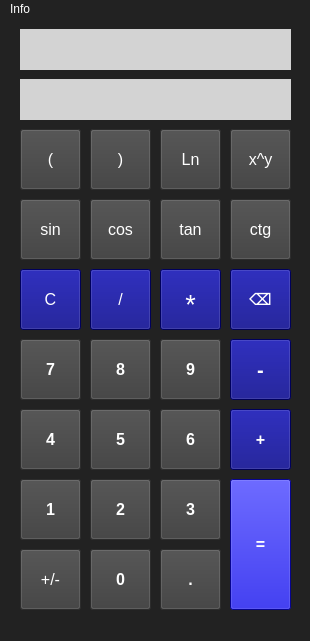
<?xml version="1.0" encoding="UTF-8"?>
<ui version="4.0">
 <class>MainWindow</class>
 <widget class="QMainWindow" name="MainWindow">
  <property name="geometry">
   <rect>
    <x>0</x>
    <y>0</y>
    <width>310</width>
    <height>641</height>
   </rect>
  </property>
  <property name="minimumSize">
   <size>
    <width>310</width>
    <height>641</height>
   </size>
  </property>
  <property name="maximumSize">
   <size>
    <width>310</width>
    <height>641</height>
   </size>
  </property>
  <property name="windowTitle">
   <string>Калькулятор</string>
  </property>
  <property name="styleSheet">
   <string notr="true">background-color: rgb(34, 34, 34);
</string>
  </property>
  <widget class="QWidget" name="centralwidget">
   <widget class="QPushButton" name="b_6">
    <property name="geometry">
     <rect>
      <x>160</x>
      <y>390</y>
      <width>61</width>
      <height>61</height>
     </rect>
    </property>
    <property name="minimumSize">
     <size>
      <width>61</width>
      <height>61</height>
     </size>
    </property>
    <property name="maximumSize">
     <size>
      <width>61</width>
      <height>61</height>
     </size>
    </property>
    <property name="styleSheet">
     <string notr="true">QPushButton {
    font-size: 12pt;
    color: rgb(255, 255, 255); /* Цвет текста */
    background-color:rgb(61, 61, 61);
	font-weight: bold;
}

</string>
    </property>
    <property name="text">
     <string>6</string>
    </property>
   </widget>
   <widget class="QPushButton" name="b_tan">
    <property name="geometry">
     <rect>
      <x>160</x>
      <y>180</y>
      <width>61</width>
      <height>61</height>
     </rect>
    </property>
    <property name="minimumSize">
     <size>
      <width>61</width>
      <height>61</height>
     </size>
    </property>
    <property name="maximumSize">
     <size>
      <width>61</width>
      <height>61</height>
     </size>
    </property>
    <property name="styleSheet">
     <string notr="true">QPushButton {
    font-size: 12pt;
    color: rgb(255, 255, 255); /* Цвет текста */
    background-color: rgb(61, 61, 61); /* Цвет фона */
}</string>
    </property>
    <property name="text">
     <string>tan</string>
    </property>
   </widget>
   <widget class="QPushButton" name="b_4">
    <property name="geometry">
     <rect>
      <x>20</x>
      <y>390</y>
      <width>61</width>
      <height>61</height>
     </rect>
    </property>
    <property name="minimumSize">
     <size>
      <width>61</width>
      <height>61</height>
     </size>
    </property>
    <property name="maximumSize">
     <size>
      <width>61</width>
      <height>61</height>
     </size>
    </property>
    <property name="styleSheet">
     <string notr="true">QPushButton {
    font-size: 12pt;
    color: rgb(255, 255, 255); /* Цвет текста */
    background-color:rgb(61, 61, 61);
	font-weight: bold;
}

</string>
    </property>
    <property name="text">
     <string>4</string>
    </property>
   </widget>
   <widget class="QPushButton" name="b_plus">
    <property name="geometry">
     <rect>
      <x>230</x>
      <y>390</y>
      <width>61</width>
      <height>61</height>
     </rect>
    </property>
    <property name="minimumSize">
     <size>
      <width>61</width>
      <height>61</height>
     </size>
    </property>
    <property name="maximumSize">
     <size>
      <width>61</width>
      <height>61</height>
     </size>
    </property>
    <property name="styleSheet">
     <string notr="true">QPushButton {
    font-size: 12pt;
    color: rgb(255, 255, 255); /* Цвет текста */
    background-color:rgb(0, 0, 127);
    font-size: 12pt;
    font-weight: bold;
}
</string>
    </property>
    <property name="text">
     <string>+</string>
    </property>
   </widget>
   <widget class="QPushButton" name="b_sin">
    <property name="geometry">
     <rect>
      <x>20</x>
      <y>180</y>
      <width>61</width>
      <height>61</height>
     </rect>
    </property>
    <property name="minimumSize">
     <size>
      <width>61</width>
      <height>61</height>
     </size>
    </property>
    <property name="maximumSize">
     <size>
      <width>61</width>
      <height>61</height>
     </size>
    </property>
    <property name="styleSheet">
     <string notr="true">QPushButton {
    font-size: 12pt;
    color: rgb(255, 255, 255); /* Цвет текста */
    background-color: rgb(61, 61, 61); /* Цвет фона */
}</string>
    </property>
    <property name="text">
     <string>sin</string>
    </property>
   </widget>
   <widget class="QPushButton" name="b_2">
    <property name="geometry">
     <rect>
      <x>90</x>
      <y>460</y>
      <width>61</width>
      <height>61</height>
     </rect>
    </property>
    <property name="minimumSize">
     <size>
      <width>61</width>
      <height>61</height>
     </size>
    </property>
    <property name="maximumSize">
     <size>
      <width>61</width>
      <height>61</height>
     </size>
    </property>
    <property name="styleSheet">
     <string notr="true">QPushButton {
    font-size: 12pt;
    color: rgb(255, 255, 255); /* Цвет текста */
    background-color:rgb(61, 61, 61);
	font-weight: bold;
}

</string>
    </property>
    <property name="text">
     <string>2</string>
    </property>
   </widget>
   <widget class="QPushButton" name="b_back">
    <property name="geometry">
     <rect>
      <x>230</x>
      <y>250</y>
      <width>61</width>
      <height>61</height>
     </rect>
    </property>
    <property name="minimumSize">
     <size>
      <width>61</width>
      <height>61</height>
     </size>
    </property>
    <property name="maximumSize">
     <size>
      <width>61</width>
      <height>61</height>
     </size>
    </property>
    <property name="styleSheet">
     <string notr="true">
QPushButton {
    font-size: 12pt;
    color: rgb(255, 255, 255); /* Цвет текста */
    background-color:rgb(0, 0, 127);
	font-weight: bold;
}

</string>
    </property>
    <property name="text">
     <string>⌫</string>
    </property>
   </widget>
   <widget class="QLabel" name="input">
    <property name="geometry">
     <rect>
      <x>20</x>
      <y>10</y>
      <width>271</width>
      <height>41</height>
     </rect>
    </property>
    <property name="minimumSize">
     <size>
      <width>271</width>
      <height>41</height>
     </size>
    </property>
    <property name="maximumSize">
     <size>
      <width>271</width>
      <height>41</height>
     </size>
    </property>
    <property name="styleSheet">
     <string notr="true">QLabel {
    font-size: 12pt; /* размер шрифта */
    color: rgb(21, 21, 21); /* Цвет текста */
    background-color:rgb(211, 211, 211);

}</string>
    </property>
    <property name="text">
     <string/>
    </property>
   </widget>
   <widget class="QPushButton" name="b_clear">
    <property name="geometry">
     <rect>
      <x>20</x>
      <y>250</y>
      <width>61</width>
      <height>61</height>
     </rect>
    </property>
    <property name="minimumSize">
     <size>
      <width>61</width>
      <height>61</height>
     </size>
    </property>
    <property name="maximumSize">
     <size>
      <width>61</width>
      <height>61</height>
     </size>
    </property>
    <property name="styleSheet">
     <string notr="true">QPushButton {
    font-size: 12pt;
    color: rgb(255, 255, 255); /* Цвет текста */
  background-color:rgb(0, 0, 127);
}
</string>
    </property>
    <property name="text">
     <string>C</string>
    </property>
   </widget>
   <widget class="QPushButton" name="b_division">
    <property name="geometry">
     <rect>
      <x>90</x>
      <y>250</y>
      <width>61</width>
      <height>61</height>
     </rect>
    </property>
    <property name="minimumSize">
     <size>
      <width>61</width>
      <height>61</height>
     </size>
    </property>
    <property name="maximumSize">
     <size>
      <width>61</width>
      <height>61</height>
     </size>
    </property>
    <property name="styleSheet">
     <string notr="true">
QPushButton {
    font-size: 12pt;
    color: rgb(255, 255, 255); /* Цвет текста */
  background-color:rgb(0, 0, 127);
}
</string>
    </property>
    <property name="text">
     <string>/</string>
    </property>
   </widget>
   <widget class="QPushButton" name="b_ln">
    <property name="geometry">
     <rect>
      <x>160</x>
      <y>110</y>
      <width>61</width>
      <height>61</height>
     </rect>
    </property>
    <property name="minimumSize">
     <size>
      <width>61</width>
      <height>61</height>
     </size>
    </property>
    <property name="maximumSize">
     <size>
      <width>61</width>
      <height>61</height>
     </size>
    </property>
    <property name="styleSheet">
     <string notr="true">QPushButton {
    font-size: 12pt;
    color: rgb(255, 255, 255); /* Цвет текста */
    background-color: rgb(61, 61, 61); /* Цвет фона */
}

</string>
    </property>
    <property name="text">
     <string>Ln</string>
    </property>
   </widget>
   <widget class="QPushButton" name="b_ctg">
    <property name="geometry">
     <rect>
      <x>230</x>
      <y>180</y>
      <width>61</width>
      <height>61</height>
     </rect>
    </property>
    <property name="minimumSize">
     <size>
      <width>61</width>
      <height>61</height>
     </size>
    </property>
    <property name="maximumSize">
     <size>
      <width>61</width>
      <height>61</height>
     </size>
    </property>
    <property name="styleSheet">
     <string notr="true">QPushButton {
    font-size: 12pt;
    color: rgb(255, 255, 255); /* Цвет текста */
    background-color: rgb(61, 61, 61); /* Цвет фона */
}</string>
    </property>
    <property name="text">
     <string>ctg</string>
    </property>
   </widget>
   <widget class="QPushButton" name="b_8">
    <property name="geometry">
     <rect>
      <x>90</x>
      <y>320</y>
      <width>61</width>
      <height>61</height>
     </rect>
    </property>
    <property name="minimumSize">
     <size>
      <width>61</width>
      <height>61</height>
     </size>
    </property>
    <property name="maximumSize">
     <size>
      <width>61</width>
      <height>61</height>
     </size>
    </property>
    <property name="styleSheet">
     <string notr="true">QPushButton {
    font-size: 12pt;
    color: rgb(255, 255, 255); /* Цвет текста */
    background-color:rgb(61, 61, 61);
	font-weight: bold;
}

</string>
    </property>
    <property name="text">
     <string>8</string>
    </property>
   </widget>
   <widget class="QPushButton" name="b_power">
    <property name="geometry">
     <rect>
      <x>230</x>
      <y>110</y>
      <width>61</width>
      <height>61</height>
     </rect>
    </property>
    <property name="minimumSize">
     <size>
      <width>61</width>
      <height>61</height>
     </size>
    </property>
    <property name="maximumSize">
     <size>
      <width>61</width>
      <height>61</height>
     </size>
    </property>
    <property name="styleSheet">
     <string notr="true">QPushButton {
    font-size: 12pt;
    color: rgb(255, 255, 255); /* Цвет текста */
    background-color: rgb(61, 61, 61); /* Цвет фона */
}</string>
    </property>
    <property name="text">
     <string>x^y</string>
    </property>
   </widget>
   <widget class="QPushButton" name="b_1">
    <property name="geometry">
     <rect>
      <x>20</x>
      <y>460</y>
      <width>61</width>
      <height>61</height>
     </rect>
    </property>
    <property name="minimumSize">
     <size>
      <width>61</width>
      <height>61</height>
     </size>
    </property>
    <property name="maximumSize">
     <size>
      <width>61</width>
      <height>61</height>
     </size>
    </property>
    <property name="styleSheet">
     <string notr="true">QPushButton {
    font-size: 12pt;
    color: rgb(255, 255, 255); /* Цвет текста */
    background-color:rgb(61, 61, 61);
	font-weight: bold;
}

</string>
    </property>
    <property name="text">
     <string>1</string>
    </property>
   </widget>
   <widget class="QPushButton" name="b_9">
    <property name="geometry">
     <rect>
      <x>160</x>
      <y>320</y>
      <width>61</width>
      <height>61</height>
     </rect>
    </property>
    <property name="minimumSize">
     <size>
      <width>61</width>
      <height>61</height>
     </size>
    </property>
    <property name="maximumSize">
     <size>
      <width>61</width>
      <height>61</height>
     </size>
    </property>
    <property name="styleSheet">
     <string notr="true">QPushButton {
    font-size: 12pt;
    color: rgb(255, 255, 255); /* Цвет текста */
    background-color:rgb(61, 61, 61);
	font-weight: bold;
}

</string>
    </property>
    <property name="text">
     <string>9</string>
    </property>
   </widget>
   <widget class="QPushButton" name="b_point">
    <property name="geometry">
     <rect>
      <x>160</x>
      <y>530</y>
      <width>61</width>
      <height>61</height>
     </rect>
    </property>
    <property name="minimumSize">
     <size>
      <width>61</width>
      <height>61</height>
     </size>
    </property>
    <property name="maximumSize">
     <size>
      <width>61</width>
      <height>61</height>
     </size>
    </property>
    <property name="styleSheet">
     <string notr="true">QPushButton {
    font-size: 12pt;
    background-color:rgb(61, 61, 61);
	font-weight: bold;
  color: rgb(255, 255, 255); /* Цвет текста */
}
</string>
    </property>
    <property name="text">
     <string>.</string>
    </property>
   </widget>
   <widget class="QPushButton" name="b_left">
    <property name="geometry">
     <rect>
      <x>20</x>
      <y>110</y>
      <width>61</width>
      <height>61</height>
     </rect>
    </property>
    <property name="minimumSize">
     <size>
      <width>61</width>
      <height>61</height>
     </size>
    </property>
    <property name="maximumSize">
     <size>
      <width>61</width>
      <height>61</height>
     </size>
    </property>
    <property name="mouseTracking">
     <bool>false</bool>
    </property>
    <property name="styleSheet">
     <string notr="true">QPushButton {
    font-size: 12pt;
    color: rgb(255, 255, 255); /* Цвет текста */
    background-color: rgb(61, 61, 61); /* Цвет фона */
}</string>
    </property>
    <property name="text">
     <string>(</string>
    </property>
   </widget>
   <widget class="QPushButton" name="b_multiple">
    <property name="geometry">
     <rect>
      <x>160</x>
      <y>250</y>
      <width>61</width>
      <height>61</height>
     </rect>
    </property>
    <property name="minimumSize">
     <size>
      <width>61</width>
      <height>61</height>
     </size>
    </property>
    <property name="maximumSize">
     <size>
      <width>61</width>
      <height>61</height>
     </size>
    </property>
    <property name="styleSheet">
     <string notr="true">
QPushButton {
    font-size: 20pt;
    color: rgb(255, 255, 255); /* Цвет текста */
 	background-color:rgb(0, 0, 127);
	padding-top: 10px;
}
</string>
    </property>
    <property name="text">
     <string>*</string>
    </property>
   </widget>
   <widget class="QPushButton" name="b_minus">
    <property name="geometry">
     <rect>
      <x>230</x>
      <y>320</y>
      <width>61</width>
      <height>61</height>
     </rect>
    </property>
    <property name="minimumSize">
     <size>
      <width>61</width>
      <height>61</height>
     </size>
    </property>
    <property name="maximumSize">
     <size>
      <width>61</width>
      <height>61</height>
     </size>
    </property>
    <property name="styleSheet">
     <string notr="true">QPushButton {
    font-size: 15pt;
    color: rgb(255, 255, 255); /* Цвет текста */
    background-color:rgb(0, 0, 127);
    font-weight: bold;
}
</string>
    </property>
    <property name="text">
     <string>-</string>
    </property>
   </widget>
   <widget class="QPushButton" name="b_5">
    <property name="geometry">
     <rect>
      <x>90</x>
      <y>390</y>
      <width>61</width>
      <height>61</height>
     </rect>
    </property>
    <property name="minimumSize">
     <size>
      <width>61</width>
      <height>61</height>
     </size>
    </property>
    <property name="maximumSize">
     <size>
      <width>61</width>
      <height>61</height>
     </size>
    </property>
    <property name="styleSheet">
     <string notr="true">QPushButton {
    font-size: 12pt;
    color: rgb(255, 255, 255); /* Цвет текста */
    background-color:rgb(61, 61, 61);
	font-weight: bold;
}

</string>
    </property>
    <property name="text">
     <string>5</string>
    </property>
   </widget>
   <widget class="QPushButton" name="b_0">
    <property name="geometry">
     <rect>
      <x>90</x>
      <y>530</y>
      <width>61</width>
      <height>61</height>
     </rect>
    </property>
    <property name="minimumSize">
     <size>
      <width>61</width>
      <height>61</height>
     </size>
    </property>
    <property name="maximumSize">
     <size>
      <width>61</width>
      <height>61</height>
     </size>
    </property>
    <property name="styleSheet">
     <string notr="true">QPushButton {
    font-size: 12pt;
    color: rgb(255, 255, 255); /* Цвет текста */
    background-color:rgb(61, 61, 61);
	font-weight: bold;
}

</string>
    </property>
    <property name="text">
     <string>0</string>
    </property>
   </widget>
   <widget class="QPushButton" name="b_uminus">
    <property name="geometry">
     <rect>
      <x>20</x>
      <y>530</y>
      <width>61</width>
      <height>61</height>
     </rect>
    </property>
    <property name="minimumSize">
     <size>
      <width>61</width>
      <height>61</height>
     </size>
    </property>
    <property name="maximumSize">
     <size>
      <width>61</width>
      <height>61</height>
     </size>
    </property>
    <property name="styleSheet">
     <string notr="true">QPushButton {
    font-size: 12pt;
    background-color:rgb(61, 61, 61);
  color: rgb(255, 255, 255); /* Цвет текста */

}


</string>
    </property>
    <property name="text">
     <string>+/-</string>
    </property>
   </widget>
   <widget class="QPushButton" name="b_cos">
    <property name="geometry">
     <rect>
      <x>90</x>
      <y>180</y>
      <width>61</width>
      <height>61</height>
     </rect>
    </property>
    <property name="minimumSize">
     <size>
      <width>61</width>
      <height>61</height>
     </size>
    </property>
    <property name="maximumSize">
     <size>
      <width>61</width>
      <height>61</height>
     </size>
    </property>
    <property name="styleSheet">
     <string notr="true">QPushButton {
    font-size: 12pt;
    color: rgb(255, 255, 255); /* Цвет текста */
    background-color: rgb(61, 61, 61); /* Цвет фона */
}</string>
    </property>
    <property name="text">
     <string>cos</string>
    </property>
   </widget>
   <widget class="QPushButton" name="b_7">
    <property name="geometry">
     <rect>
      <x>20</x>
      <y>320</y>
      <width>61</width>
      <height>61</height>
     </rect>
    </property>
    <property name="minimumSize">
     <size>
      <width>61</width>
      <height>61</height>
     </size>
    </property>
    <property name="maximumSize">
     <size>
      <width>61</width>
      <height>61</height>
     </size>
    </property>
    <property name="styleSheet">
     <string notr="true">QPushButton {
    font-size: 12pt;
    color: rgb(255, 255, 255); /* Цвет текста */
    background-color:rgb(61, 61, 61);
	font-weight: bold;
}

</string>
    </property>
    <property name="text">
     <string>7</string>
    </property>
   </widget>
   <widget class="QLabel" name="output">
    <property name="geometry">
     <rect>
      <x>20</x>
      <y>60</y>
      <width>271</width>
      <height>41</height>
     </rect>
    </property>
    <property name="minimumSize">
     <size>
      <width>271</width>
      <height>41</height>
     </size>
    </property>
    <property name="maximumSize">
     <size>
      <width>271</width>
      <height>41</height>
     </size>
    </property>
    <property name="styleSheet">
     <string notr="true">QLabel {
    font-size: 12pt; /* размер шрифта */
    color: rgb(21, 21, 21); /* Цвет текста */
    background-color:rgb(211, 211, 211);

}</string>
    </property>
    <property name="text">
     <string/>
    </property>
   </widget>
   <widget class="QPushButton" name="b_3">
    <property name="geometry">
     <rect>
      <x>160</x>
      <y>460</y>
      <width>61</width>
      <height>61</height>
     </rect>
    </property>
    <property name="minimumSize">
     <size>
      <width>61</width>
      <height>61</height>
     </size>
    </property>
    <property name="maximumSize">
     <size>
      <width>61</width>
      <height>61</height>
     </size>
    </property>
    <property name="styleSheet">
     <string notr="true">QPushButton {
    font-size: 12pt;
    color: rgb(255, 255, 255); /* Цвет текста */
    background-color:rgb(61, 61, 61);
	font-weight: bold;
}


</string>
    </property>
    <property name="text">
     <string>3</string>
    </property>
   </widget>
   <widget class="QPushButton" name="b_right">
    <property name="geometry">
     <rect>
      <x>90</x>
      <y>110</y>
      <width>61</width>
      <height>61</height>
     </rect>
    </property>
    <property name="minimumSize">
     <size>
      <width>61</width>
      <height>61</height>
     </size>
    </property>
    <property name="maximumSize">
     <size>
      <width>61</width>
      <height>61</height>
     </size>
    </property>
    <property name="styleSheet">
     <string notr="true">QPushButton {
    font-size: 12pt;
    color: rgb(255, 255, 255); /* Цвет текста */
    background-color: rgb(61, 61, 61); /* Цвет фона */
}</string>
    </property>
    <property name="text">
     <string>)</string>
    </property>
   </widget>
   <widget class="QPushButton" name="b_equals">
    <property name="geometry">
     <rect>
      <x>230</x>
      <y>460</y>
      <width>61</width>
      <height>131</height>
     </rect>
    </property>
    <property name="minimumSize">
     <size>
      <width>61</width>
      <height>131</height>
     </size>
    </property>
    <property name="maximumSize">
     <size>
      <width>61</width>
      <height>131</height>
     </size>
    </property>
    <property name="styleSheet">
     <string notr="true">
QPushButton {
    font-size: 12pt;
    color: rgb(255, 255, 255); /* Цвет текста */
    background-color:rgb(10, 5, 200);
    font-weight: bold;
}
</string>
    </property>
    <property name="text">
     <string>=</string>
    </property>
   </widget>
  </widget>
  <widget class="QMenuBar" name="menubar">
   <property name="geometry">
    <rect>
     <x>0</x>
     <y>0</y>
     <width>310</width>
     <height>25</height>
    </rect>
   </property>
   <property name="autoFillBackground">
    <bool>false</bool>
   </property>
   <property name="styleSheet">
    <string notr="true">color: white;</string>
   </property>
   <widget class="QMenu" name="menuInfo">
    <property name="title">
     <string>Info</string>
    </property>
    <addaction name="actionAbout_auther"/>
   </widget>
   <addaction name="menuInfo"/>
  </widget>
  <widget class="QStatusBar" name="statusbar">
   <property name="styleSheet">
    <string notr="true">color: white;
</string>
   </property>
  </widget>
  <action name="actionAbout_auther">
   <property name="text">
    <string>About author...</string>
   </property>
   <property name="font">
    <font>
     <pointsize>11</pointsize>
    </font>
   </property>
  </action>
 </widget>
 <resources/>
 <connections/>
</ui>
